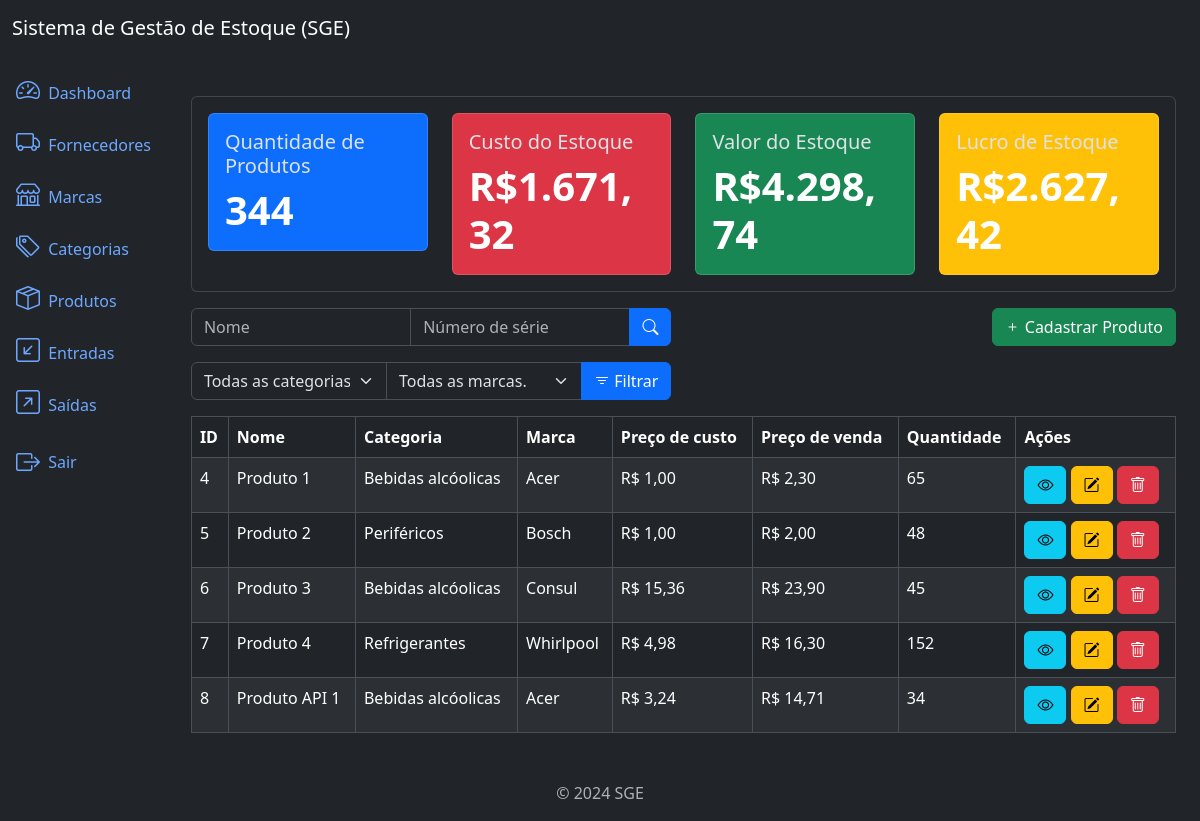
Screenshot of /products/list/ (signed in) with the database file from the repository.
### products/models.py (models this page shows, shortened)
class Product(models.Model):
    title = models.CharField(max_length=400)
    category = models.ForeignKey(Category, on_delete=models.PROTECT,
                related_name='products')
    brand = models.ForeignKey(Brand, on_delete=models.PROTECT,
            related_name='products')
    description = models.TextField(max_length=10000, blank=True, null=True)
    serie_number = models.CharField(max_length=200, null=True, blank=True)
    cost_price = models.DecimalField(max_digits=20, decimal_places=2)
    selling_price = models.DecimalField(max_digits=20, decimal_places=2)
    quantity = models.IntegerField(default=0)
    created_at = models.DateTimeField(auto_now_add=True)
    updated_at = models.DateTimeField(auto_now=True)
    class Meta:
        ordering = ['title']

### category/models.py (models this page shows)
class Category(models.Model):
    name = models.CharField(max_length=300)
    description = models.TextField(null=True, blank=True)
    created_at = models.DateTimeField(auto_now_add=True)
    updated_at = models.DateTimeField(auto_now=True)
    class Meta:
        ordering = ['name']
    def __str__(self):
        return self.name

### brands/models.py (models this page shows)
class Brand(models.Model):
    name = models.CharField(max_length=300)
    description = models.TextField(null=True, blank=True)
    created_at = models.DateTimeField(auto_now_add=True)
    updated_at = models.DateTimeField(auto_now=True)
    class Meta:
        ordering = ['name']
    def __str__(self):
        return self.name

### products/views.py (the view)
# urls.py: path('products/list/', views.ProductListView.as_view(), name='product_list'),
class ProductListView(LoginRequiredMixin, PermissionRequiredMixin, ListView):
    model = models.Product
    template_name = 'products_list.html'
    context_object_name = 'products'
    paginate_by = 5
    permission_required = 'products.view_product'
    def get_queryset(self):
        qs = super().get_queryset()
        title = self.request.GET.get('title')
        serie_number = self.request.GET.get('serie_number')
        category = self.request.GET.get('category')
        brand = self.request.GET.get('brand')
        if title:
            qs = qs.filter(title__icontains=title)
        if serie_number:
            qs = qs.filter(serie_number__icontains=serie_number)
        if category:
            qs = qs.filter(category__id = category)
        if brand:
            qs = qs.filter(brand__id = brand)
        return qs
    def get_context_data(self, **kwargs):
        context= super().get_context_data(**kwargs)
        context['product_metrics']= get_product_metric()
        context['categories'] = Category.objects.all()
        context['brands'] = Brand.objects.all()
        return context

### app/metrics.py (called while the page is built)
def get_product_metric():
    products = Product.objects.all()
    total_cost_price = sum(product.quantity * product.cost_price for \
                           product in products)
    total_quantity = sum(p.quantity for p in products)
    total_selling_price = sum(p.selling_price * p.quantity for p in products)
    total_profit = total_selling_price - total_cost_price
    product_metrics = {
        'total_quantity': total_quantity,
        'total_cost_price': number_format(total_cost_price, decimal_pos=2, force_grouping=True),
        'total_selling_price': number_format(total_selling_price, decimal_pos=2, force_grouping=True),
        'total_profit':number_format(total_profit, decimal_pos=2, force_grouping=True),
    }
    return product_metrics

### products/templates/products_list.html (shortened to what this page needs)
{% extends 'base.html' %}
{% block content %}
    {% include "components/_products_metrics.html" %}
<div class='row mb-3 mt-3'>
    <div class='col-md-6'>
        <form method="get" action="{% url "product_list" %}">
            <div class='input-group'>
                <input type="text" class="form-control" name='title' placeholder='Nome' value="{{request.GET.title}}">
                <input type="text" class="form-control" name='serie_number' placeholder='Número de série' value="{{request.GET.serie_number}}">
                <button type='submit' class="btn btn-primary">
                    <i class='bi bi-search'></i>
                </button>
            </div>
        </form>
    </div>
    {% if perms.products.add_product %}
    <div class='col-md-6'>
        <a href="{% url "product_create" %}" class='btn btn-success float-end'>
            <i class='bi bi-plus'></i>
            Cadastrar Produto
        </a>
    </div>
    {% endif %}
</div>
<div class='row mb-3'>
    <div class='col-md-6'>
        <form method="GET" action="{% url "product_list" %}">
            <div class='input-group'>
                <select name="category" class='form-select'>
                    <option value="" {% if not request.GET.categories %}selected{% endif %}>Todas as categorias.</option>
                </select>
                <select name="brand" class='form-select'>
                    <option value="" {% if not request.GET.brands %}selected{% endif %}>Todas as marcas.</option>
                </select>
                <button class='btn btn-primary' type='submit'>
                    <i class='bi bi-filter'></i> Filtrar
                </button>
            </div>
        </form>
    </div>
</div>
<div class="table-responsive">
    <table class="table table-striped table-bordered">
        <thead class="thead-dark">
            <tr>
                <th>ID</th>
                <th>Nome</th>
                <th>Categoria</th>
                <th>Marca</th>
                <th>Preço de custo</th>
                <th>Preço de venda</th>
                <th>Quantidade</th>
                <th>Ações</th>
            </tr>
        </thead>
        <tbody>
            {% for product in products %}
                <tr>
                    <td>{{product.pk}}</td>
                    <td>{{product.title}}</td>
                    <td>{{product.category}}</td>
                    <td>{{product.brand}}</td>
                    <td>R$ {{product.cost_price}}</td>
                    <td>R$ {{product.selling_price}}</td>
                    <td>{{product.quantity}}</td>
                    <td>
                        {% if perms.products.view_product %}
                        <a href="{% url "product_detail" product.pk %}" class='btn btn-info btn-small'>
                            <i class='bi bi-eye'></i>
                        </a>
                        {% endif %}
                        {% if perms.products.change_product %}
                        <a href="{% url "product_update" product.pk %}" class='btn btn-warning btn-small'>
                            <i class='bi bi-pencil-square'></i>
                        </a>
                        {% endif %}
                        {% if perms.products.delete_product %}
                        <a href="{% url "product_delete" product.pk %}" class='btn btn-danger btn-small'>
                            <i class='bi bi bi-trash'></i>
                        </a>
                        {% endif %}
                    </td>
                </tr>
            {% endfor %}
        </tbody>
    </table>
</div>
{% endblock content %}

### rows the page displays
Product: pk "4", title "Produto 1", category "Bebidas alcóolicas", brand "Acer", cost_price "1,00", selling_price "2,30", quantity "65"
Product: pk "5", title "Produto 2", category "Periféricos", brand "Bosch", cost_price "1,00", selling_price "2,00", quantity "48"
Product: pk "6", title "Produto 3", category "Bebidas alcóolicas", brand "Consul", cost_price "15,36", selling_price "23,90", quantity "45"
Product: pk "7", title "Produto 4", category "Refrigerantes", brand "Whirlpool", cost_price "4,98", selling_price "16,30", quantity "152"
Product: pk "8", title "Produto API 1", category "Bebidas alcóolicas", brand "Acer", cost_price "3,24", selling_price "14,71", quantity "34"

### other values shown
{{ product_metrics.total_quantity }} "344"
{{ product_metrics.total_cost_price }} "1.671,32"
{{ product_metrics.total_selling_price }} "4.298,74"
{{ product_metrics.total_profit }} "2.627,42"
